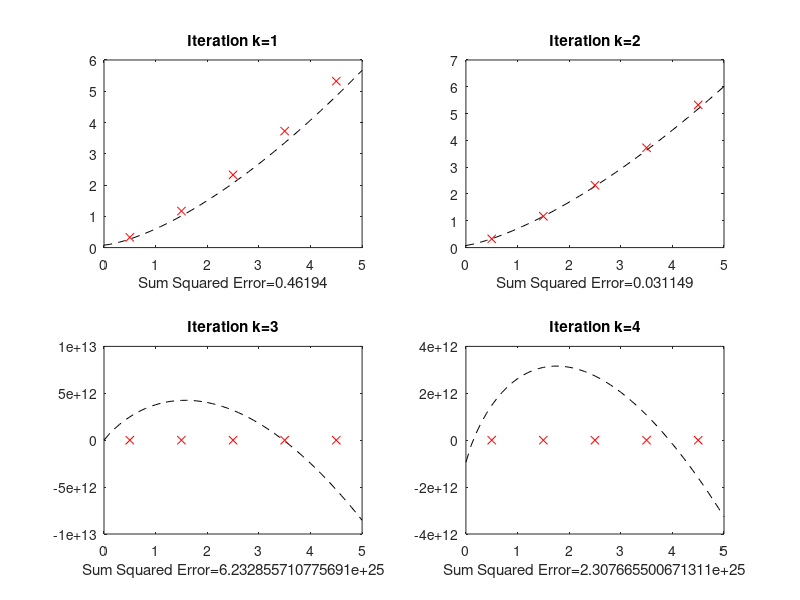

Source code (MATLAB):
% Specify input points
x=[0.5;1.5;2.5;3.5;4.5];
y=[0.327;1.169;2.326;3.724;5.323];
% Specify step vector for plotting points on the line
xp=0:0.1:5;
% Create executable functions for jacobian and function
f=@(x,p) p(1)*x.^p(2)+p(3)*x+p(4);
J=@(p) [0.5*p(2) p(1)*0.5^p(2)*log(0.5) 0.5 1;
        1.5*p(2) p(1)*1.5^p(2)*log(1.5) 1.5 1;
        2.5*p(2) p(1)*2.5^p(2)*log(2.5) 2.5 1;
        3.5*p(2) p(1)*3.5^p(2)*log(3.5) 3.5 1;
        4.5*p(2) p(1)*4.5^p(2)*log(4.5) 4.5 1];

% Specify initial guess values
pk=[0.4; 1.6; 0.1; 0.1];

for n = 1:4
    % Calculate p values
    dy=y-f(x,pk);
    Jk=J(pk);
    dp=inv(Jk'*Jk)*Jk'*dy;
    pk=pk+dp
    
    % calculate the sse
    sse = sum((y-f(x,pk)).^2);
    
    % Plot the minimum error function and the input points
    subplot(2,2,n)
    plot(xp,f(xp,pk),'--k',x,y,'xr')
    title(['Iteration k=',num2str(n)])
    xlabel(['Sum Squared Error=',num2str(sse)]) 
end
